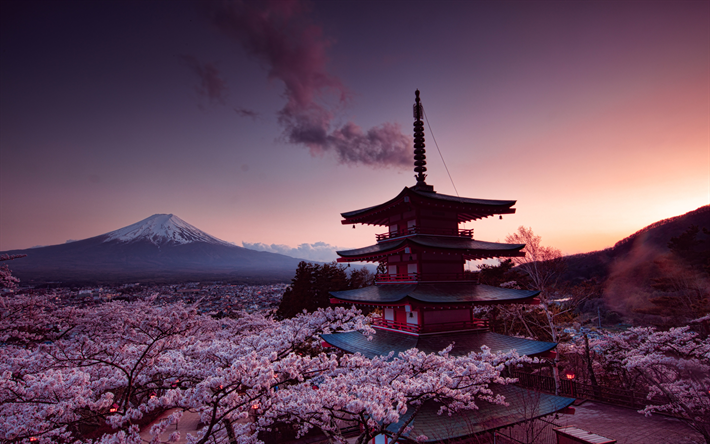
#> input picture image.jpg, 710 x 444 px
$ jupyter execute pixel_sorting.ipynb
#> lines starting #> are read from the running program, lines starting #| are printed output that depends on the picture
[cell 1]
import random
import cv2
import numpy as np
import matplotlib.pyplot as plt

random.seed(123)

[cell 2]
def read_bgr_to_rgb(path):
#> called with path = 'image.jpg'
    path = str(path)
    bgr_img = cv2.imread(path)
#> bgr_img is the input picture: shape (444, 710, 3); mean B, G, R 89.8, 70.2, 99.6
    b, g, r = cv2.split(bgr_img)
    rgb_img = cv2.merge([r, g, b])
    return rgb_img/255

[cell 3]
image_path = 'image.jpg'
image = read_bgr_to_rgb(image_path)
plt.imshow(image)

[cell 4]
sorted_image1 = np.sort(image, axis=0)
plt.imshow(sorted_image1)
plt.savefig('sorted_image1.png')

[cell 5]
sorted_image2 = np.sort(image, axis=1)
plt.imshow(sorted_image2)
plt.savefig('sorted_image2.png')

[cell 6]
sorted_image3 = np.sort(image, axis=2)
plt.imshow(sorted_image3)
plt.savefig('sorted_image3.png')

[cell 7]
r = np.sort(image[:, :, 0], axis=None)[::-1]
r = np.reshape(r, (image.shape[0], image.shape[1]))

g = np.sort(image[:, :, 1], axis=None)[::-1]
g = np.reshape(g, (image.shape[0], image.shape[1]))

b = np.sort(image[:, :, 2], axis=None)[::-1]
b = np.reshape(b, (image.shape[0], image.shape[1]))

sorted_image4 = np.zeros_like(image)
sorted_image4[:, :, 0] = r
sorted_image4[:, :, 1] = g
sorted_image4[:, :, 2] = b
plt.imshow(sorted_image4)
plt.savefig('sorted_image4.png')

[cell 8]
r = np.sort(image[:, :, 0], axis=1)[::-1]
r = np.reshape(r, (image.shape[0], image.shape[1]))

g = np.sort(image[:, :, 1], axis=1)[::-1]
g = np.reshape(g, (image.shape[0], image.shape[1]))

b = np.sort(image[:, :, 2], axis=1)[::-1]
b = np.reshape(b, (image.shape[0], image.shape[1]))


sorted_image5 = np.zeros_like(image)
sorted_image5[:, :, 0] = r
sorted_image5[:, :, 1] = g
sorted_image5[:, :, 2] = b
plt.imshow(sorted_image5)
plt.savefig('sorted_image5.png')

[cell 9]
r = np.sort(image[:, :, 0], axis=None)[::-1]
r = np.reshape(r, (image.shape[0], image.shape[1]))

g = np.sort(image[:, :, 1], axis=0)[::-1]
g = np.reshape(g, (image.shape[0], image.shape[1]))

b = np.sort(image[:, :, 2], axis=1)[::-1]
b = np.reshape(b, (image.shape[0], image.shape[1]))

sorted_image6 = np.zeros_like(image)
sorted_image6[:, :, 0] = r
sorted_image6[:, :, 1] = g
sorted_image6[:, :, 2] = b
plt.imshow(sorted_image6)
plt.savefig('sorted_image6.png')

[cell 10]
r = np.sort(image[:, :, 0], axis=1)[::-1]
r = np.reshape(r, (image.shape[0], image.shape[1]))

g = np.sort(image[:, :, 1], axis=None)[::-1]
g = np.reshape(g, (image.shape[0], image.shape[1]))

b = np.sort(image[:, :, 2], axis=None)[::-1]
b = np.reshape(b, (image.shape[0], image.shape[1]))

sorted_image7 = np.zeros_like(image)
sorted_image7[:, :, 0] = r
sorted_image7[:, :, 1] = g
sorted_image7[:, :, 2] = b
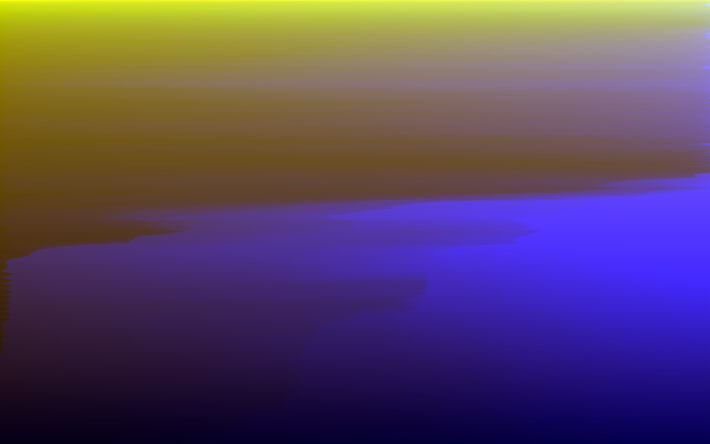
#> sorted_image7: shape (444, 710, 3) float64; mean of channels 0, 1, 2 0.391, 0.275, 0.352; drawn as B, G, R
plt.imshow(sorted_image7)
plt.savefig('sorted_image7.png')

[cell 11]
r = np.sort(image[:, :, 0], axis=None)[::-1]
r = np.reshape(r, (image.shape[0], image.shape[1]))

g = np.sort(image[:, :, 1], axis=1)[::-1]
g = np.reshape(g, (image.shape[0], image.shape[1]))

b = np.sort(image[:, :, 2], axis=0)[::-1]
b = np.reshape(b, (image.shape[0], image.shape[1]))

sorted_image8 = np.zeros_like(image)
sorted_image8[:, :, 0] = r
sorted_image8[:, :, 1] = g
sorted_image8[:, :, 2] = b
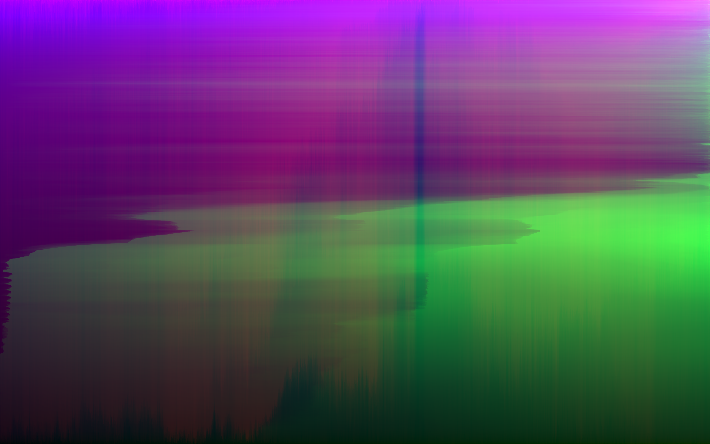
#> sorted_image8: shape (444, 710, 3) float64; mean of channels 0, 1, 2 0.391, 0.275, 0.352; drawn as B, G, R
plt.imshow(sorted_image8)
plt.savefig('sorted_image8.png')

[cell 12]
images = [sorted_image1, sorted_image2, sorted_image3, sorted_image4,
          sorted_image5, sorted_image6, sorted_image7, sorted_image8]
random_image = np.zeros_like(image)

for i in range(image.shape[0]):
    if i%50 == 0:
        selected = random.randint(0, len(images)-1)
    random_image[i, :, :] = images[selected][i, :, :]
#> this loop made 444 passes
#> selected on passes 1, 51, 101, 151, 201, 251, 301, 351, 401: 0, 4, 1, 6, 4, 1, 0, 6, 5
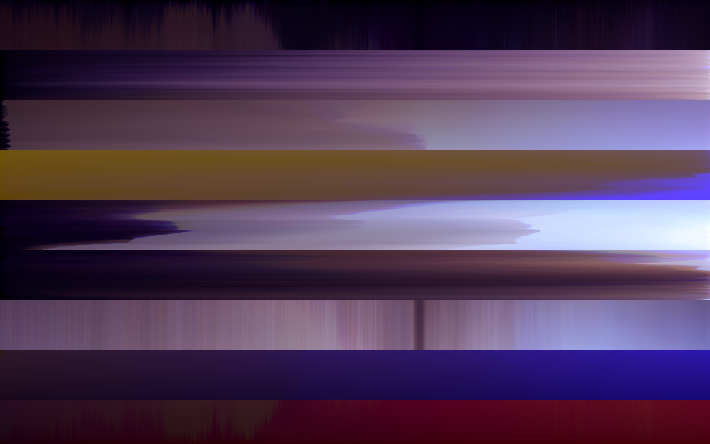
#> random_image: shape (444, 710, 3) float64; mean of channels 0, 1, 2 0.341, 0.231, 0.32; drawn as B, G, R


plt.imshow(random_image)
plt.savefig('random_image.png')

[cell 13]
intensity = 5

x = np.arange(image.shape[0])
#> x = 444 values from 0 to 443
y = np.arange(image.shape[1])
#> y = 710 values from 0 to 709

r = image[:, :, 0]
g = image[:, :, 1]
b = image[:, :, 2]

image_chromatic_aberration = np.zeros_like(image)
image_chromatic_aberration[::intensity, :, 0] = r[::intensity, :]
image_chromatic_aberration[:, ::intensity, 1] = g[:, ::intensity]
image_chromatic_aberration[::intensity, ::-intensity, 2] = b[::intensity, ::-intensity]
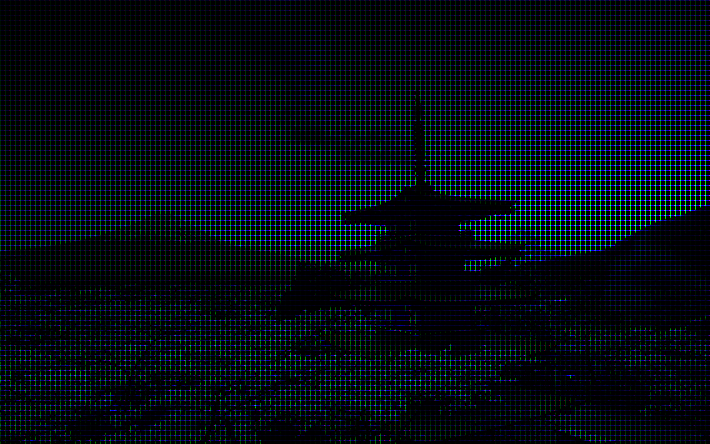
#> image_chromatic_aberration: shape (444, 710, 3) float64; mean of channels 0, 1, 2 0.0782, 0.055, 0.0141; drawn as B, G, R
plt.imshow(image_chromatic_aberration)
plt.savefig('chromatic_image1.png')

[cell 14]
intensity_x = 1
intensity_y = 2
x = np.arange(image.shape[0])
y = np.arange(image.shape[1])

r = image[:, :, 0]
g = image[:, :, 1]
b = image[:, :, 2]

image_chromatic_aberration2 = np.zeros_like(image)
image_chromatic_aberration2[::intensity_x, :, 0] = r[::intensity_x, :]
image_chromatic_aberration2[:, ::intensity_y, 1] = g[:, ::intensity_y]
image_chromatic_aberration2[::intensity_x, ::intensity_y, 2] = b[::intensity_x, ::intensity_y]
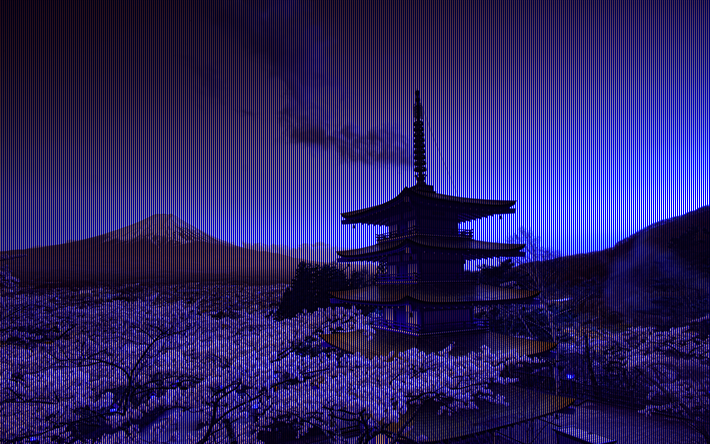
#> image_chromatic_aberration2: shape (444, 710, 3) float64; mean of channels 0, 1, 2 0.391, 0.138, 0.176; drawn as B, G, R
plt.imshow(image_chromatic_aberration2)
plt.savefig('chromatic_image2.png')

[cell 15]
distorted_image = cv2.resize(image, None, fx=1.12, fy=1.2, interpolation=cv2.INTER_LINEAR)
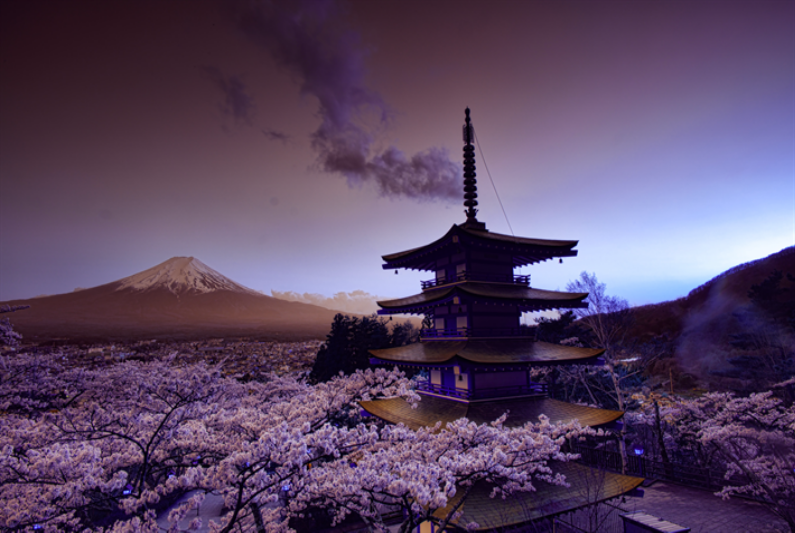
#> distorted_image: shape (533, 795, 3) float64; mean of channels 0, 1, 2 0.391, 0.275, 0.352; drawn as B, G, R
r = distorted_image[distorted_image.shape[0]-image.shape[0]:, 0:image.shape[1], 0]
g = distorted_image[0:image.shape[0], distorted_image.shape[1]-image.shape[1]:, 1]
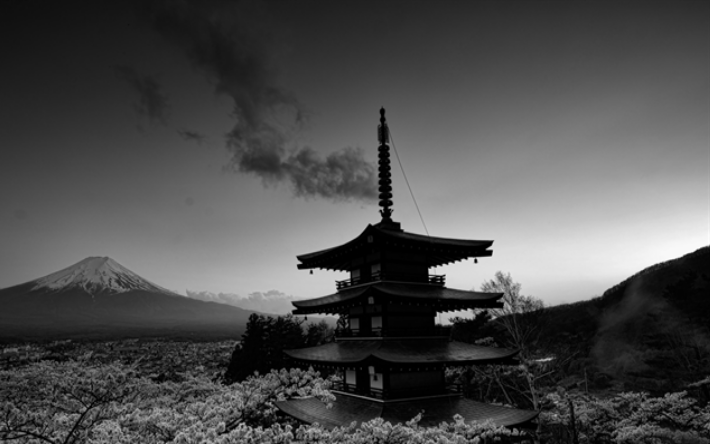
#> g: shape (444, 710) float64; min 0, max 1, mean 0.305
b = distorted_image[distorted_image.shape[0]-image.shape[0]:, 0:image.shape[1], 2]
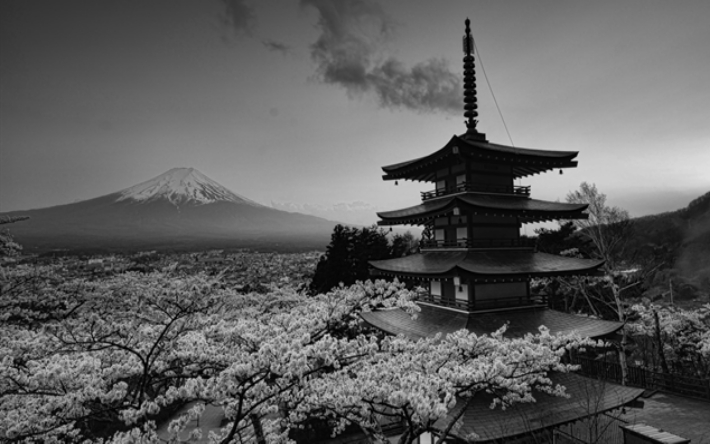
#> b: shape (444, 710) float64; min 0, max 0.878, mean 0.371

image_chromatic_aberration3 = np.zeros_like(image)
image_chromatic_aberration3[:, :, 0] = r
image_chromatic_aberration3[:, :, 1] = g
image_chromatic_aberration3[:, :, 2] = b
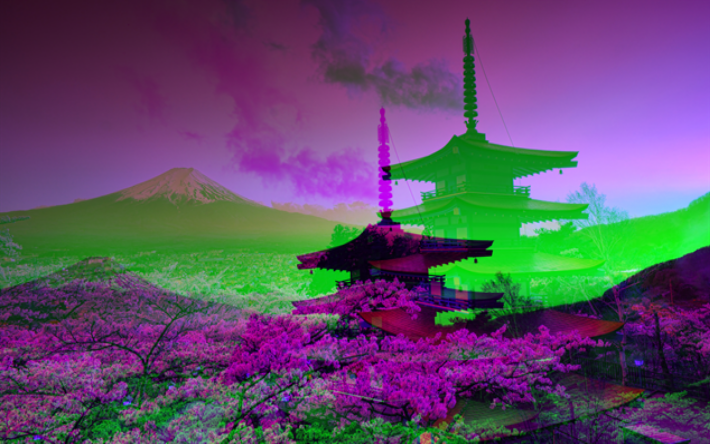
#> image_chromatic_aberration3: shape (444, 710, 3) float64; mean of channels 0, 1, 2 0.409, 0.305, 0.371; drawn as B, G, R
plt.imshow(image_chromatic_aberration3)
plt.savefig('chromatic_image3.png')

[cell 16]
distorted_image = cv2.resize(image, None, fx=1.008, fy=1.001, interpolation=cv2.INTER_LINEAR)
#> distorted_image: shape (444, 716, 3) float64
r = distorted_image[distorted_image.shape[0]-image.shape[0]:, 0:image.shape[1], 0]
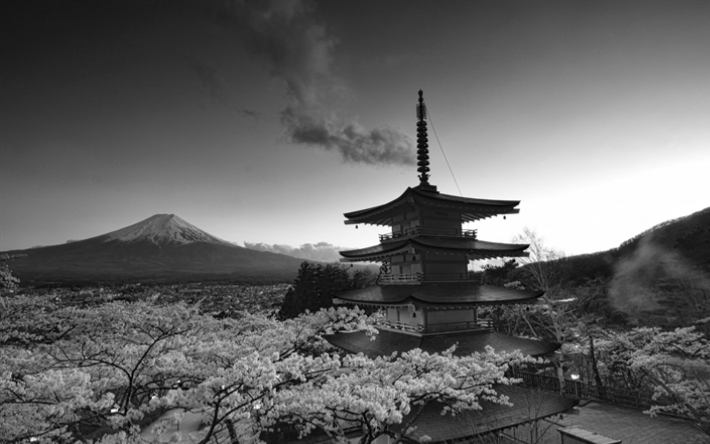
#> r: shape (444, 710) float64; min 0.00182, max 1, mean 0.39
g = distorted_image[0:image.shape[0], distorted_image.shape[1]-image.shape[1]:, 1]
b = image[:, :, 2]

image_chromatic_aberration4 = np.zeros_like(image)
image_chromatic_aberration4[:, :, 0] = r
image_chromatic_aberration4[:, :, 1] = g
image_chromatic_aberration4[:, :, 2] = b
plt.imshow(image_chromatic_aberration4)
plt.savefig('chromatic_image4.png')

[cell 17]
r = np.sort(image[:, :, 0], axis=1)
r = np.reshape(r, (image.shape[0], image.shape[1]))

g = np.sort(image[:, :, 1], axis=1)
g = np.reshape(g, (image.shape[0], image.shape[1]))

b = np.sort(image[:, :, 2], axis=1)
b = np.reshape(b, (image.shape[0], image.shape[1]))


sorted_image9 = np.copy(image)
percentage_r = 0.55
percentage_g = 0.65
percentage_b = 0.45
sorting_r = False
sorting_g = False
sorting_b = False
for i in range(image.shape[0]):
    for j in range(image.shape[1]):
        if random.random() <= percentage_r:
            sorting_r = True
        else:
            sorting_r = False

        if sorting_r:
            sorted_image9[i, j, 0] = r[i, j]

        if random.random() <= percentage_g:
            sorting_g = True
        else:
            sorting_g = False

        if sorting_g:
            sorted_image9[i, j, 0] = g[i, j]


        if random.random() <= percentage_b:
            sorting_b = True
        else:
            sorting_b = False

        if sorting_b:
            sorted_image9[i, j, 0] = b[i, j]

plt.imshow(sorted_image9)
plt.savefig('sorted_image9.png')

[cell 18]
g = np.sort(image[:, :, 1], axis=1)
g = np.reshape(g, (image.shape[0], image.shape[1]))

b = np.sort(image[:, :, 2], axis=1)
b = np.reshape(b, (image.shape[0], image.shape[1]))


sorted_image10 = np.copy(image)
percentage_r = 0.95
percentage_g = 0.15
percentage_b = 0.15
interval = 50
sorting_r = False
sorting_g = False
sorting_b = False
r_counter = 0
g_counter = 0
b_counter = 0
for i in range(image.shape[0]):
    for j in range(image.shape[1]):
        if r_counter == 0 and random.random() <= percentage_r and (j + interval < image.shape[1]):
            r_counter = 0
            r = np.sort(image[i, j:j+interval, 0], axis=None)
            sorting_r = True

        if sorting_r:
            sorted_image10[i, j, 0] = r[r_counter -1]
            r_counter += 1
            if r_counter >= interval:
                sorting_r = False
                r_counter = 0
#> after the loop, r = 50 values from 0.145 to 0.4; r_counter = 0; sorting_r = False


plt.imshow(sorted_image10)
plt.savefig('sorted_image10.png')

[cell 19]
g = np.sort(image[:, :, 1], axis=1)
g = np.reshape(g, (image.shape[0], image.shape[1]))

b = np.sort(image[:, :, 2], axis=1)
b = np.reshape(b, (image.shape[0], image.shape[1]))


sorted_image11 = np.copy(image)
percentage_r = 0.95
percentage_g = 0.15
percentage_b = 0.15
interval = 50
sorting_r = False
sorting_g = False
sorting_b = False
r_counter = 0
g_counter = 0
b_counter = 0
for i in range(image.shape[0]):
    for j in range(image.shape[1]):
        if r_counter == 0 and random.random() <= percentage_r and (i + interval < image.shape[0]):
            r_counter = 0
            r = np.sort(image[i:i+interval, j:j+interval, 0], axis=None)
            sorting_r = True

        if sorting_r:
            sorted_image11[i, j, 0] = r[r_counter -1]
            r_counter += 1
            if r_counter >= interval:
                sorting_r = False
                r_counter = 0
#> after the loop, r = 1350 values from 0.0431 to 0.533; r_counter = 0; sorting_r = False


plt.imshow(sorted_image11)
plt.savefig('sorted_image11.png')

[cell 20]
g = np.sort(image[:, :, 1], axis=1)
g = np.reshape(g, (image.shape[0], image.shape[1]))

b = np.sort(image[:, :, 2], axis=1)
b = np.reshape(b, (image.shape[0], image.shape[1]))


sorted_image12 = np.copy(image)
percentage_r = 0.55
percentage_g = 0.45
percentage_b = 0.75
interval = 80
sorting_r = False
sorting_g = False
sorting_b = False
r_counter = 0
g_counter = 0
b_counter = 0
for i in range(image.shape[0]):
    for j in range(image.shape[1]):
        if r_counter == 0 and random.random() <= percentage_r and (i + interval < image.shape[0]):
            r_counter = 0
            r = np.sort(image[i:i+interval, j, 0], axis=None)
            sorting_r = True

        if sorting_r:
            sorted_image12[i, j, 0] = r[r_counter -1]
            r_counter += 1
            if r_counter >= interval:
                sorting_r = False
                r_counter = 0

        if g_counter == 0 and random.random() <= percentage_g and (i + interval < image.shape[0]):
            g_counter = 0
            g = np.sort(image[i:i+interval, j, 0], axis=None)
            sorting_g = True

        if sorting_g:
            sorted_image12[i, j, 0] = g[g_counter -1]
            g_counter += 1
            if g_counter >= interval:
                sorting_g = False
                g_counter = 0


        if b_counter == 0 and random.random() <= percentage_r and (i + interval < image.shape[0]):
            b_counter = 0
            b = np.sort(image[i:i+interval, j, 0], axis=None)
            sorting_b = True

        if sorting_b:
            sorted_image12[i, j, 0] = b[b_counter -1]
            b_counter += 1
            if b_counter >= interval:
                sorting_b = False
                b_counter = 0
#> after the loop, b = 80 values from 0.0902 to 0.514; b_counter = 0; g = 80 values from 0.0902 to 0.439; g_counter = 0; r = 80 values from 0.0549 to 0.467; r_counter = 0; sorting_b = False; sorting_g = False; sorting_r = False


plt.imshow(sorted_image12)
plt.savefig('sorted_image12.png')

[cell 21]
g = np.sort(image[:, :, 1], axis=1)
g = np.reshape(g, (image.shape[0], image.shape[1]))

b = np.sort(image[:, :, 2], axis=1)
b = np.reshape(b, (image.shape[0], image.shape[1]))


sorted_image13 = np.copy(image)
percentage_r = 0.55
percentage_g = 0.55
percentage_b = 0.55
interval = 5
sorting_r = False
sorting_g = False
sorting_b = False
r_counter = 0
g_counter = 0
b_counter = 0
for i in range(image.shape[0]):
    for j in range(image.shape[1]):
        if r_counter == 0 and random.random() <= percentage_r and (i + interval < image.shape[0]) and (j + interval < image.shape[0]):
            r_counter = 0
            r = np.sort(image[i:i+interval, j:j+interval, 0], axis=None)
            sorting_r = True

        if sorting_r:
            sorted_image13[i, j, 0] = r[r_counter -1]
            r_counter += 1
            if r_counter >= interval * interval:
                sorting_r = False
                r_counter = 0

        if g_counter == 0 and random.random() <= percentage_g and (i + interval < image.shape[0]) and (j + interval < image.shape[0]):
            g_counter = 0
            g = np.sort(image[i:i+interval, j:j+interval, 0], axis=None)
            sorting_g = True

        if sorting_g:
            sorted_image13[i, j, 0] = g[g_counter -1]
            g_counter += 1
            if g_counter >= interval * interval:
                sorting_g = False
                g_counter = 0


        if b_counter == 0 and random.random() <= percentage_r and (i + interval < image.shape[0]) and (j + interval < image.shape[0]):
            b_counter = 0
            b = np.sort(image[i:i+interval, j:j+interval, 0], axis=None)
            sorting_b = True

        if sorting_b:
            sorted_image13[i, j, 0] = b[b_counter -1]
            b_counter += 1
            if b_counter >= interval * interval:
                sorting_b = False
                b_counter = 0
#> after the loop, b = 25 values from 0.0784 to 0.443; b_counter = 0; g = 25 values from 0.129 to 0.451; g_counter = 0; r = 25 values from 0.0863 to 0.478; r_counter = 0; sorting_b = False; sorting_g = False; sorting_r = False


plt.imshow(sorted_image13)
plt.savefig('sorted_image13.png')
